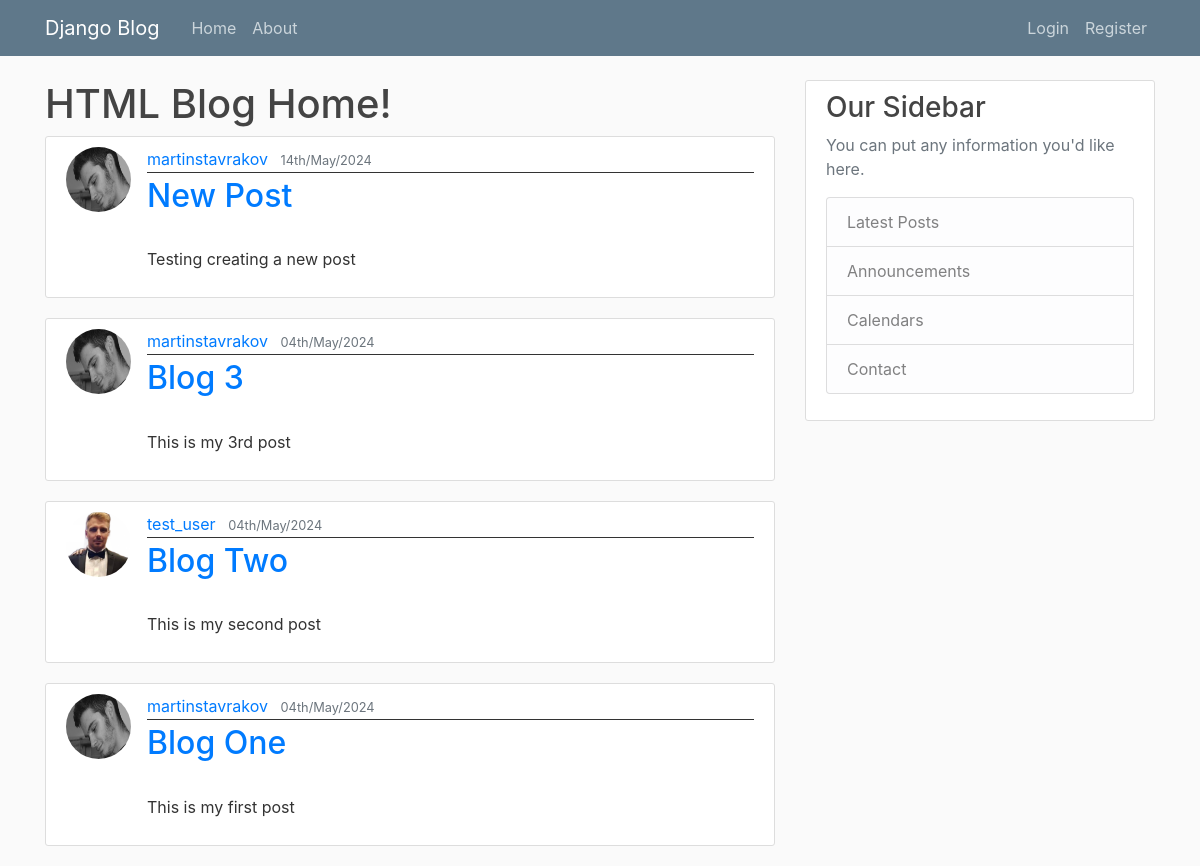
The page / on the database its author committed.
### blog/models.py (models this page shows, shortened)
class Post(models.Model):
    title = models.CharField(max_length=100)
    content = models.TextField()
    date_posted = models.DateTimeField(default=timezone.now)
    author = models.ForeignKey(User, on_delete=models.CASCADE)

### users/models.py (models this page shows, shortened)
class Profile(models.Model):
    user = models.OneToOneField(User, on_delete=models.CASCADE)
    image = models.ImageField(default='default.jpg', upload_to='profile_pics')

### blog/views.py (the view)
# urls.py: path('', PostListView.as_view(), name='blog-home'),
class PostListView(ListView):
    model = Post
    template_name = 'blog/home.html' #<app>/<model>_<viewtype>.html
    context_object_name = 'posts'
    ordering = ['-date_posted']

### blog/templates/blog/home.html
{% extends "blog/base.html" %}
{% block content %}
    <h1>HTML Blog Home!</h1>
    {% for post in posts %}
        <article class="media content-section">
        <img class="rounded-circle article-img" src="{{ post.author.profile.image.url }}" alt="user_picture">
            <div class="media-body">
                <div class="article-metadata">
                    <a href="#" class="mr-2">
                        {{ post.author }}</a>
                    <small class="text-muted">
                        {{ post.date_posted|date:'dS/F/Y' }}
                    </small>
                </div>
                <h2 class="article-title">
                    <a href="{% url 'post-detail' post.id %}">
                        {{ post.title }}
                    </a>
                </h2>
                <p class="article-content">
                    {{ post.content }}
                </p>
            </div>
        </article>
    {% endfor %}
{% endblock content %}

### blog/templates/blog/base.html (shortened to what this page needs)
{% load static %}
<!DOCTYPE html>
<html lang="en">
<head>
    <link rel="stylesheet" href="https://maxcdn.bootstrapcdn.com/bootstrap/4.0.0/css/bootstrap.min.css">
    <link rel="stylesheet" type="text/css" href="{% static 'blog/style.css' %}">
</head>
<body>
    <header class="site-header">
        <nav class="navbar navbar-expand-md navbar-dark bg-steel fixed-top">
          <div class="container">
            <a class="navbar-brand mr-4" href="{% url 'blog-home' %}">Django Blog</a>
            <div class="collapse navbar-collapse" id="navbarToggle">
              <div class="navbar-nav mr-auto">
                <a class="nav-item nav-link" href="{% url 'blog-home' %}">Home</a>
                <a class="nav-item nav-link" href="{% url 'blog-about' %}">About</a>
              </div>
              <div class="navbar-nav">
                {% if user.is_authenticated %}
                <a class="nav-item nav-link" href="{% url 'post-create' %}">Profile</a>
                <a class="nav-item nav-link" href="{% url 'profile' %}">New Post</a>
                <form method="post" action="{% url 'logout' %}">
                    {% csrf_token %}
                <button class="nav-item nav-link logout-btn" type="submit">Logout</button>
                </form>
                {% else %}
                    <a class="nav-item nav-link" href="{% url 'login' %}">Login</a>
                    <a class="nav-item nav-link" href="{% url 'register' %}">Register</a>
                {% endif %}
              </div>
            </div>
          </div>
        </nav>
    </header>
    <main role="main" class="container">
        <div class="row">
            <div class="col-md-8">
                {% block content %}
                {% endblock content %}
            </div>
            <div class="col-md-4">
                <div class="content-section">
                    <h3>Our Sidebar</h3>
                    <p class="text-muted">
                        You can put any information you'd like here.
                        <ul class="list-group">
                            <li class="list-group-item list-group-item-light">
                                Latest Posts
                            </li>
                            <li class="list-group-item list-group-item-light">
                                Announcements
                            </li>
                            <li class="list-group-item list-group-item-light">
                                Calendars
                            </li>
                            <li class="list-group-item list-group-item-light">
                                Contact
                            </li>
                        </ul>
                    </p>
                </div>
            </div>
        </div>
    </main>
</body>
</html>

### blog/static/blog/style.css (style rules this page uses)
body { background: #fafafa; color: #333333; margin-top: 5rem; }
h1, h2, h3, h4, h5, h6 { color: #444444; }
ul { margin: 0; }
.bg-steel { background-color: #5f788a; }
.site-header .navbar-nav .nav-link { color: #cbd5db; }
.content-section { background: #ffffff; padding: 10px 20px; border: 1px solid #dddddd; border-radius: 3px; margin-bottom: 20px; }
.article-title { color: #444444; text-decoration: none; }
.article-content { white-space: pre-line; }
.article-img { height: 65px; width: 65px; margin-right: 16px; }
.article-metadata { padding-bottom: 1px; margin-bottom: 4px; text-decoration: none; border-bottom: 1px solid #333; }

### rows shown on the page
Post: author.profile.image (picture), author "martinstavrakov", date_posted "14th/May/2024", title "New Post", content "Testing creating a new post"
Post: author.profile.image (picture), author "martinstavrakov", date_posted "04th/May/2024", title "Blog 3", content "This is my 3rd post"
Post: author.profile.image (placeholder picture), author "test_user", date_posted "04th/May/2024", title "Blog Two", content "This is my second post"
Post: author.profile.image (picture), author "martinstavrakov", date_posted "04th/May/2024", title "Blog One", content "This is my first post"
